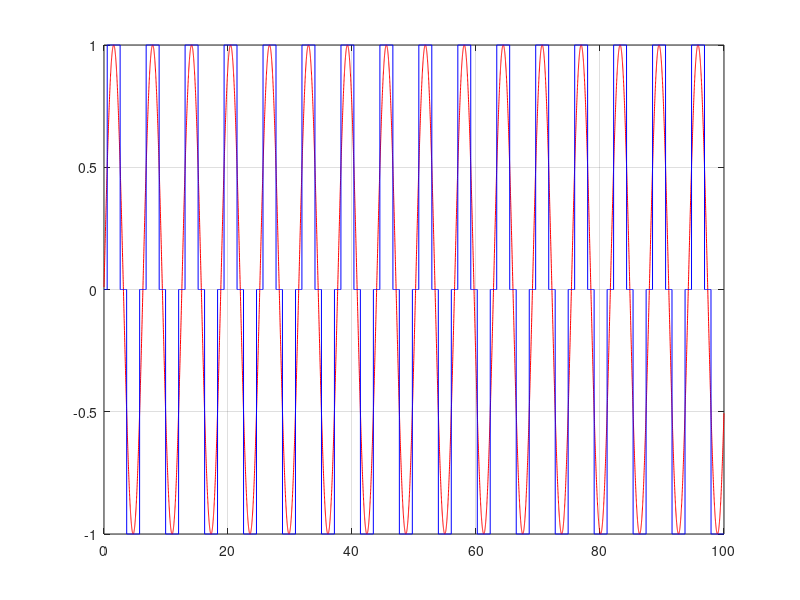

MATLAB code to generate this figure:
f=zeros(1,100);
x1=zeros(1,100);
x=zeros(1,100);
Q=zeros(1,100);
e=zeros(1,100);
for i=1:1:10000
     
        f(1,i)=sin(i*0.01);
            
end
for i=1:1:10000
    x=f(1,i);
    Q(1,i)=1*floor(x+0.5); %q=1, the LSB =1.
    x1=Q(1,i); %Q is the output and e is the error to ramp input taken.
    e(1,i)=x-x1;
end
l=0:0.01:99.99;
%p=length(l)
%q=length(f)
%plot(x,Q)   
plot(l,f,'r');hold on;plot(l,Q,'b');hold off
grid on
Y=rms(e)
%0/2528 obtained.
